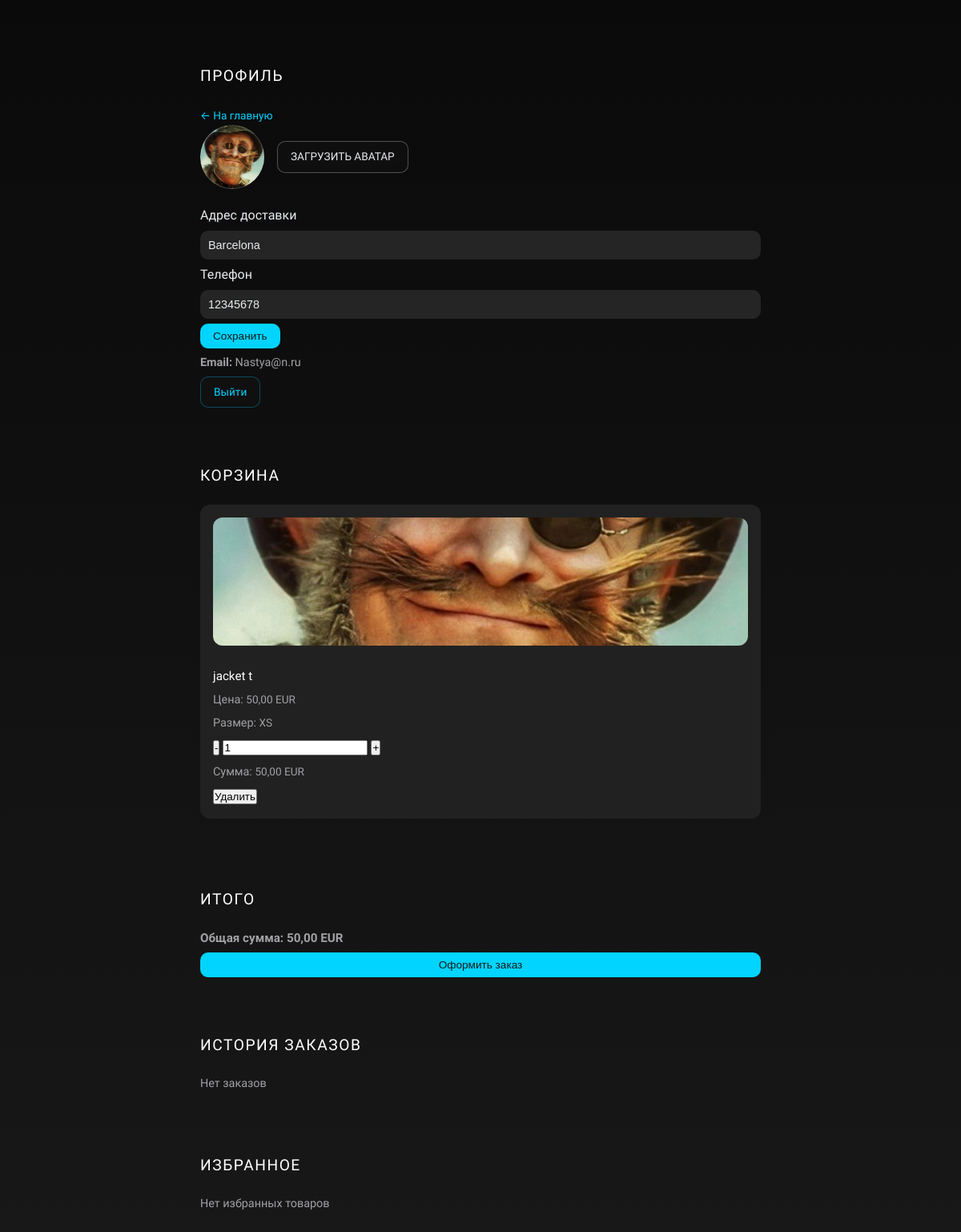
Page /users/profile/ (signed in) on the committed database.
### apps/users/models.py (models this page shows, shortened)
class Profile(models.Model):
    user = models.OneToOneField(User, on_delete=models.CASCADE)
    address = models.CharField(max_length=255, blank=True)
    phone = models.CharField(max_length=20, blank=True)
    avatar = CloudinaryField('image', folder='avatars', blank=True, null=True)

class User(AbstractUser):
    email = models.EmailField(unique=True)
    USERNAME_FIELD = 'email'
    REQUIRED_FIELDS = ['username']

### apps/cart/models.py (models this page shows, shortened)
class CartItem(models.Model):
    user = models.ForeignKey(settings.AUTH_USER_MODEL, on_delete=models.CASCADE)
    product = models.ForeignKey(Product, on_delete=models.CASCADE)
    size = models.CharField(max_length=20, null=True, blank=True)
    quantity = models.PositiveIntegerField(default=1)
    added_at = models.DateTimeField(auto_now_add=True)
    class Meta:
        unique_together = ('user', 'product', 'size')
    def get_total_price(self):
        return self.product.price * self.quantity

### apps/products/models.py (models this page shows, shortened)
class Product(models.Model):
    title = models.CharField(max_length=255)
    description = models.TextField()
    price = models.DecimalField(max_digits=10, decimal_places=2)
    image = models.ImageField(upload_to='products/', blank=True, null=True)  # ← просто хранение локально
    category = models.ForeignKey('Category', on_delete=models.CASCADE, related_name='products')
    size_string = models.CharField(max_length=100, help_text="Comma-separated sizes like: S,M,L")
    stock = models.PositiveIntegerField()
    is_active = models.BooleanField(default=True)
    created_at = models.DateTimeField(auto_now_add=True)

### apps/users/views.py (the view, shortened to what this page needs)
# urls.py: path('profile/', views.profile_view, name='profile'),
@login_required
def profile_view(request):
    try:
        user = request.user
        profile, created = Profile.objects.get_or_create(user=user)
        logger.info(f"Профиль для {user.email}: создан={created}, аватар={profile.avatar.url if profile.avatar else 'нет'}")
        form = ProfileForm(request.POST or None, request.FILES or None, instance=profile)
        favorites = Favorite.objects.filter(user=user).select_related('product')
        cart_items_raw = CartItem.objects.filter(user=user).select_related('product')
        safe_items = []
        cart_total = 0
        for item in cart_items_raw:
            if not item.product:
                logger.warning(f"Элемент корзины без продукта: ID {item.id}")
                continue
            try:
                item_total = item.product.price * item.quantity
                cart_total += item_total
                safe_items.append(item)
            except Exception as e:
                logger.warning(f"Ошибка в элементе корзины {item.id}: {e}")
        orders = Order.objects.filter(user=user)
        return render(request, 'users/profile.html', {
            'form': form,
            'profile': profile,
            'cart_items': safe_items,
            'cart_total': cart_total,
            'orders': orders,
            'favorites': favorites,
        })
    except Exception as e:
        logger.exception(f"Ошибка в profile_view: {e}")
        return HttpResponseServerError("Ошибка при загрузке профиля")

### apps/users/forms.py
class ProfileForm(forms.ModelForm):
    class Meta:
        model = Profile
        fields = ['address', 'phone']
        widgets = {
            'address': forms.TextInput(attrs={'placeholder': 'Адрес доставки'}),
            'phone': forms.TextInput(attrs={'placeholder': 'Телефон'}),
        }

### templates/users/profile.html (shortened to what this page needs)
{% load static template_filters %}
<!DOCTYPE html>
<html lang="ru">
<head>
</head>
<body>
<div class="profile-container">
  <div class="section">
    <h2>Профиль</h2>
    <a href="{% url 'home' %}">← На главную</a>
    <form id="avatar-form" method="post" enctype="multipart/form-data">
      <div class="avatar-container">
        {% if profile.avatar and profile.avatar.url %}
          <img class="avatar" src="{{ profile.avatar.url }}" alt="Аватар" onerror="this.src='{% static 'images/placeholder.jpg' %}'; showToast('Не удалось загрузить аватар', true); console.warn('Аватар не загружен: {{ profile.avatar.url }}')">
        {% else %}
          <div class="avatar" style="background-image: url('{% static 'images/placeholder.jpg' %}'); background-size: cover;"></div>
        {% endif %}
        <label for="avatar-input" class="avatar-upload-btn">Загрузить аватар</label>
      </div>
    </form>
    <form method="post">
      <label>Адрес доставки</label>
      {{ form.address }}
      <label>Телефон</label>
      {{ form.phone }}
      <button type="submit">Сохранить</button>
    </form>
    <p><strong>Email:</strong> {{ user.email }}</p>
    <a class="logout-link" href="{% url 'logout' %}">Выйти</a>
  </div>
  <div class="section">
    <h3>Корзина</h3>
    {% if cart_items %}
      {% for item in cart_items %}
        <div class="item-box" data-item-id="{{ item.id }}">
          {% if item.product.images.first %}
            <img class="favorite-img" src="{{ item.product.images.first.image.url }}" alt="{{ item.product.title }}" onerror="this.src='{% static 'images/placeholder.jpg' %}'; console.warn('Изображение не загружено: {{ item.product.title }}')">
          {% else %}
            <div class="favorite-img-fallback">Изображение отсутствует</div>
          {% endif %}
          <p><strong>{{ item.product.title }}</strong></p>
          <p>Цена: <span>{{ item.product.price }} EUR</span></p>
          <p>Размер: <span>{{ item.size }}</span></p>
          <div class="cart-item-quantity">
            <button class="quantity-decrease">-</button>
            <input type="number" class="quantity-input" value="{{ item.quantity }}" min="1">
            <button class="quantity-increase">+</button>
          </div>
          <p>Сумма: <span class="item-total">{{ item.get_total_price|floatformat:2 }} EUR</span></p>
          <button class="remove-item">Удалить</button>
        </div>
      {% endfor %}
    {% else %}
      <p>Корзина пуста</p>
    {% endif %}
  </div>
  <div class="section">
    <h3>Итого</h3>
    <p style="font-size: 0.95rem;">
      <strong>Общая сумма: {{ cart_total|floatformat:2 }} EUR</strong>
    </p>
    <button onclick="showToast('Пока это заглушка 😎')" class="total-button">Оформить заказ</button>
  </div>
  <div class="section">
    <h3>История заказов</h3>
    {% if orders %}
      {% for order in orders %}
        <div class="item-box">
          <p><strong>Заказ №{{ order.id }}</strong></p>
          <p>Сумма: {{ order.total }} EUR</p>
          <p>Дата: {{ order.created_at|date:"d.m.Y H:i" }}</p>
        </div>
      {% endfor %}
    {% else %}
      <p>Нет заказов</p>
    {% endif %}
  </div>
  <div class="section">
    <h3>Избранное</h3>
    {% if favorites %}
      {% for fav in favorites %}
        {% if fav.product %}
          {% if fav.product.images.first %}
            <div class="item-box">
              <img class="favorite-img" src="{{ fav.product.images.first.image.url }}" alt="{{ fav.product.title }}" onerror="this.src='{% static 'images/no-image-icon.png' %}'; console.warn('Изображение не загружено: {{ fav.product.title }}')">
              <p><strong>{{ fav.product.title }}</strong></p>
              <p>Цена: {{ fav.product.price }} EUR</p>
              <a href="{% url 'product_detail' fav.product.pk %}">Перейти к товару</a>
            </div>
          {% else %}
            <div class="item-box">
              <img class="favorite-img" src="{% static 'images/no-image-icon.png' %}" alt="Изображение отсутствует">
              <p><strong>{{ fav.product.title }}</strong></p>
              <p>Цена: {{ fav.product.price }} EUR</p>
              <a href="{% url 'product_detail' fav.product.pk %}">Перейти к товару</a>
            </div>
          {% endif %}
        {% endif %}
      {% endfor %}
    {% else %}
      <p>Нет избранных товаров</p>
    {% endif %}
  </div>
</div>
</body>
</html>

### templates/users/profile.html (style rules this page uses)
* { margin: 0; padding: 0; box-sizing: border-box; }
body { font-family: 'SF Pro Display', -apple-system, BlinkMacSystemFont, 'Segoe UI', Roboto, Arial, sans-serif; background: linear-gradient(180deg, #0A0A0A 0%, #181818 100%); color: #E8ECEF; min-height: 100vh; padding: 50px 15px; line-height: 1.6; display: flex; justify-content: center; font-weight: 400; overflow-x: hidden; -webkit-tap-highlight-color: transparent; touch-action: manipulation; }
.profile-container { width: 100%; max-width: 700px; display: flex; flex-direction: column; gap: 40px; animation: fadeIn 0.6s cubic-bezier(0.4, 0, 0.2, 1); }
h2, h3 { font-weight: 500; letter-spacing: 0.08em; color: #FFFFFF; text-transform: uppercase; font-size: 1.2rem; margin-bottom: 20px; }
p { color: #A1A1A6; font-size: 0.9rem; font-weight: 400; margin: 6px 0; }
.section { margin-top: 30px; }
.logout-link { display: inline-block; background: rgba(26, 26, 26, 0.3); backdrop-filter: blur(6px); color: #00D4FF; padding: 8px 16px; text-decoration: none; font-weight: 400; font-size: 0.85rem; border: 1px solid rgba(0, 212, 255, 0.3); border-radius: 10px; transition: all 0.3s cubic-bezier(0.4, 0, 0.2, 1); min-width: 48px; text-align: center; }
.item-box { background: rgba(36, 36, 36, 0.9); backdrop-filter: blur(10px); padding: 16px; border-radius: 12px; margin-bottom: 16px; transition: transform 0.3s cubic-bezier(0.4, 0, 0.2, 1); }
.item-box strong { font-size: 0.95rem; color: #FFFFFF; font-weight: 400; }
.item-box span { font-size: 0.85rem; color: #A1A1A6; }
form input, form select { width: 100%; padding: 10px; margin: 6px 0; border: none; background: rgba(48, 48, 48, 0.7); color: #E8ECEF; border-radius: 10px; font-size: 0.9rem; font-weight: 400; transition: background 0.3s ease; }
form button { background: #00D4FF; color: #181818; padding: 8px 16px; border: none; border-radius: 10px; cursor: pointer; font-weight: 400; font-size: 0.85rem; transition: all 0.3s cubic-bezier(0.4, 0, 0.2, 1); min-width: 48px; }
.avatar-container { position: relative; display: inline-flex; align-items: center; gap: 16px; margin-bottom: 20px; }
.avatar { width: 80px; height: 80px; border-radius: 50%; background: #333; object-fit: cover; transition: transform 0.3s cubic-bezier(0.4, 0, 0.2, 1), box-shadow 0.3s ease; border: 1px solid rgba(232, 236, 239, 0.2); }
.avatar-upload-btn { background: rgba(26, 26, 26, 0.3); backdrop-filter: blur(6px); color: #E8ECEF; padding: 8px 16px; border: 1px solid rgba(232, 236, 239, 0.3); border-radius: 10px; font-size: 0.85rem; font-weight: 400; text-transform: uppercase; cursor: pointer; transition: all 0.3s cubic-bezier(0.4, 0, 0.2, 1); }
.favorite-img { width: 100%; max-height: 160px; object-fit: cover; border-radius: 12px; margin-bottom: 12px; transition: transform 0.3s cubic-bezier(0.4, 0, 0.2, 1); }
a:not(.logout-link) { color: #00D4FF; text-decoration: none; font-size: 0.85rem; font-weight: 400; transition: color 0.3s ease; min-width: 48px; display: inline-block; text-align: center; }

### rows in the picture
Profile: address "Barcelona", phone "12345678"
User: email "Nastya@n.ru"
CartItem: product "jacket t", product.price "50,00", size "XS", quantity "1", get_total_price "50,00"

### other values in the picture
{{ cart_total|floatformat:2 }} "50,00"
